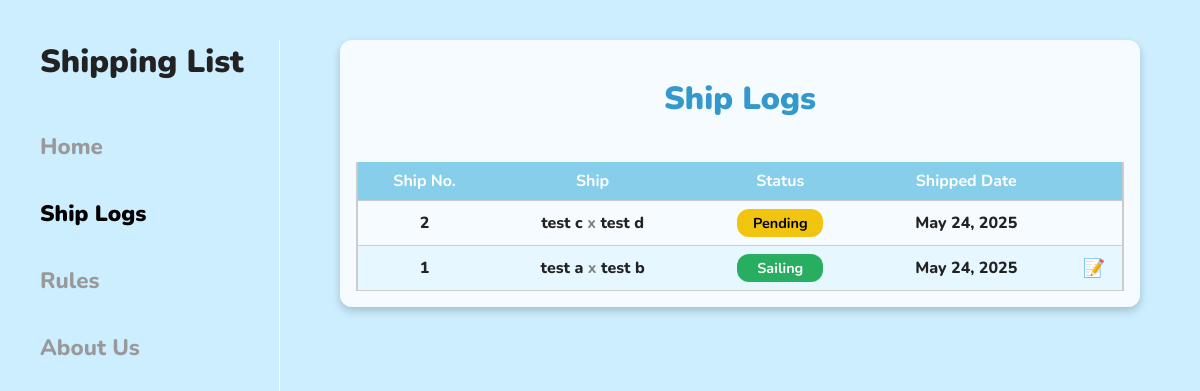
The app's page /ship_logs/, older data.
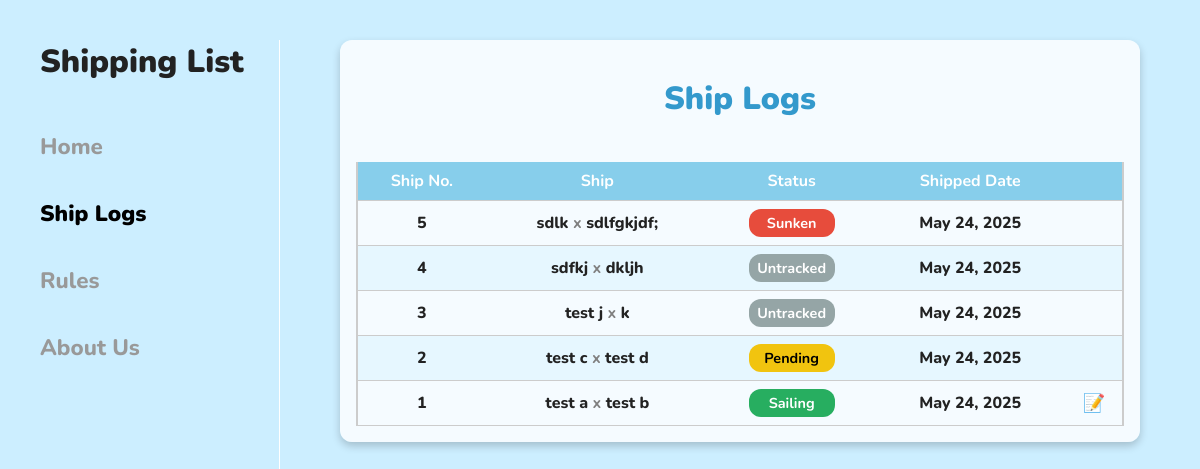
The same page, newer data.
### shiplist/models.py (models this page shows, shortened)
class Ship(models.Model):
    ship_no = models.IntegerField()
    half = models.CharField(max_length=50)
    half_other = models.CharField(max_length=50)
    status = models.IntegerField(choices=STATUS_CHOICES, default=0)
    shipped_date = models.DateTimeField(auto_now_add=True)
    remarks = models.CharField(max_length=255, blank=True)

### shiplist/views.py (the view)
# urls.py: path('ship_logs/', ship_logs_view,  name='ship_logs'),
def ship_logs_view(request):
    ship_logs = Ship.objects.all().order_by('-id')
    return render(request, 'shiplist/ship_logs.html', {'ships': ship_logs})

### shiplist/templates/shiplist/ship_logs.html (shortened to what this page needs)
{% extends "shiplist/base.html" %} {% block title %}Ship Logs{% endblock %}
{% block content %}
<div class="container">
    <h1>Ship Logs </h1>
    <div class="table-container">
        <table>
            <thead>
                <tr>
                    <th>Ship No.</th>
                    <th>Ship</th>
                    <th>Status</th>
                    <th>Shipped Date</th>
                    <th></th>
                </tr>
            </thead>
            <tbody>
                {% for ship in ships %}
                <tr>
                    <td>{{ ship.ship_no }}</td>
                    <td>
                        {{ ship.half }} <span style="color: gray; font-weight: bold">x</span> {{ ship.half_other }}
                    </td>
                    <td>
                        {% if ship.status == 0 %}
                        <span class="status-badge status-pending">{{ ship.get_status_display }}</span>
                        {% elif ship.status == 1 %}
                        <span class="status-badge status-untracked">{{ ship.get_status_display }}</span>
                        {% elif ship.status == 2 %}
                        <span class="status-badge status-sailing">{{ ship.get_status_display }}</span>
                        {% elif ship.status == 3 %}
                        <span class="status-badge status-sunken">{{ ship.get_status_display }}</span>
                        {% else %}
                        {{ ship.get_status_display }}
                        {% endif %}
                    </td>
                    <td>{{ ship.shipped_date|date:"F j, Y" }}</td>
                    <td style="width: 40px; text-align: center;">
                        {% if ship.remarks %}
                        <button class="note-btn" data-remarks="{{ ship.remarks|escapejs }}">📝</button>
                        {% else %}
                        &nbsp;
                        {% endif %}
                    </td>
                </tr>
                {% endfor %}
            </tbody>
        </table>
    </div>
</div>
{% endblock %}

### shiplist/templates/shiplist/base.html (shortened to what this page needs)
{% load static %}
<!DOCTYPE html>
<html>
<head>
    <link rel="stylesheet" href="{% static 'shiplist/style.css' %}" />
</head>
<body>
    <div class="page-wrapper">
        <nav class="sidebar">
            <div class="site-title">Shipping List</div>
            <a href="{% url 'home' %}"
                class="{% if request.resolver_match.url_name == 'home' %}active{% endif %}">Home</a>
            <a href="{% url 'ship_logs' %}"
                class="{% if request.resolver_match.url_name == 'ship_logs' %}active{% endif %}">Ship Logs</a>
            <a href="{% url 'rules' %}"
                class="{% if request.resolver_match.url_name == 'rules' %}active{% endif %}">Rules</a>
            <a href="{% url 'about' %}"
                class="{% if request.resolver_match.url_name == 'about' %}active{% endif %}">About Us</a>
        </nav>
        <main class="content">
            {% block content %}{% endblock %}
        </main>
    </div>
</body>
</html>

### shiplist/static/shiplist/style.css (style rules this page uses)
body { background: #cceeff; font-family: "Segoe UI", sans-serif; margin: 0; padding: 20px; }
.container { max-width: 960px; margin: auto; background: #ffffffcc; border-radius: 12px; box-shadow: 0 4px 8px rgba(0, 0, 0, 0.2); padding: 20px; }
h1 { text-align: center; color: #3399cc; font-weight: 900; }
table { width: 100%; border-collapse: collapse; margin-top: 20px; }
table th, table td { padding: 12px; text-align: center; border-bottom: 1px solid #ccc; }
table th { background-color: #b3e0ff; color: #004466; }
table tr:nth-child(even) { background-color: #e6f7ff; }
.note-btn { background: none; border: none; cursor: pointer; font-size: 18px; }
body { font-family: "Nunito", sans-serif; font-weight: 800; }
.status-badge { padding: 4px 8px; border-radius: 12px; color: white; font-weight: bold; display: inline-block; font-size: 0.9rem; min-width: 70px; text-align: center; }
.status-pending { background-color: #f1c40f; color: black; }
.status-untracked { background-color: #95a5a6; }
.status-sailing { background-color: #27ae60; }
.status-sunken { background-color: #e74c3c; }
.container { max-width: 1000px; margin: 0 auto; padding: 1rem; font-family: "Nunito", sans-serif; }
.table-container { max-height: 500px; overflow-y: auto; }
table { border-collapse: collapse; width: 100%; border-left: 2px solid #ccc; border-right: 2px solid #ccc; }
thead th { position: sticky; top: 0; background-color: #87ceeb; color: white; padding: 8px; text-align: center; z-index: 1; }
tbody td { padding: 8px; border-top: 1px solid #ddd; text-align: center; }
.page-wrapper { display: flex; height: 100vh; font-family: 'Nunito', sans-serif; color: #222; }
.sidebar { width: 220px; padding: 40px 20px; display: flex; flex-direction: column; align-items: flex-start; position: relative; height: auto; max-height: 80vh; overflow: hidden; }
.sidebar::before { content: ""; position: absolute; top: 40px; bottom: 40px; right: 0; width: 1px; background-color: #FFF; }
.site-title { font-size: 2rem; font-weight: 900; margin-bottom: 48px; user-select: none; }
.sidebar a { font-size: 1.4rem; font-weight: 800; color: #999; text-decoration: none; margin-bottom: 32px; padding-bottom: 4px; width: 100%; transition: color 0.3s ease, font-weight 0.3s ease; }
.sidebar a.active { color: #000; font-weight: 900; }
.content { flex-grow: 1; padding: 40px 60px; overflow-y: auto; }
html, body { margin: 0; padding: 0; height: 100%; padding-left: 10px; overflow-x: hidden; }

Row changes from the older to the newer data that the page shows:
added Ship: ship_no "5", half "sdlk", half_other "sdlfgkjdf;", status "Sunken", shipped_date "May 24, 2025"
added Ship: ship_no "4", half "sdfkj", half_other "dkljh", status "Untracked", shipped_date "May 24, 2025"
added Ship: ship_no "3", half "test j", half_other "k", status "Untracked", shipped_date "May 24, 2025"
